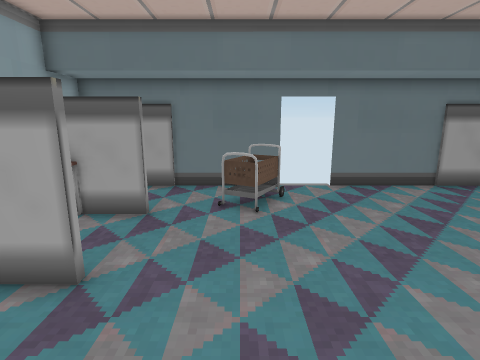
view 1 (above)

16 first-person views from a walk through a scene from a Unity 3-D project. The camera is 1.5 m above the floor, tilts 12° down and sees 80° across. The floor is counted in squares, 0.5 m on a side. Each view is taken from the middle of a square. On the plan, view 1 faces up. The plan holds only what a view shows up to about 20 squares ahead; the rest is blank. The player is left out. Some animated figures are not drawn.

view 2
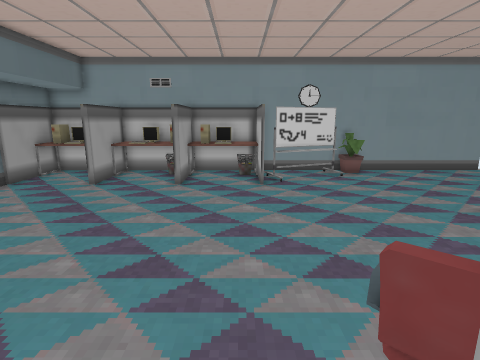

view 3
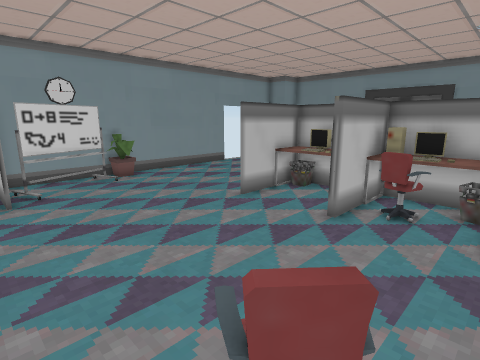

view 4
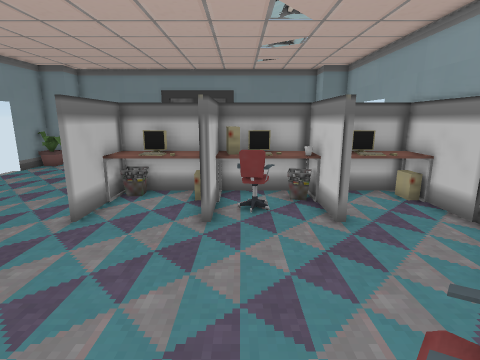

view 5
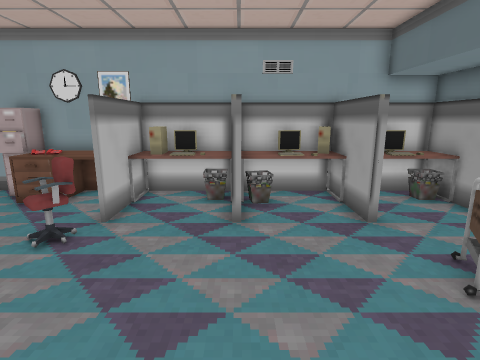

view 6
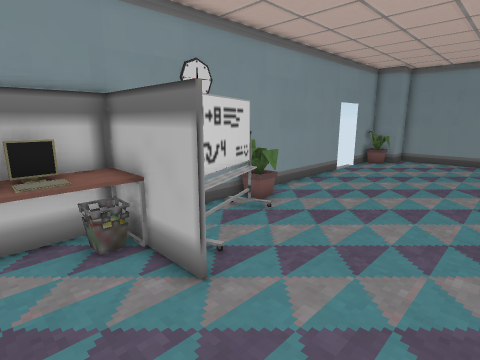

view 7
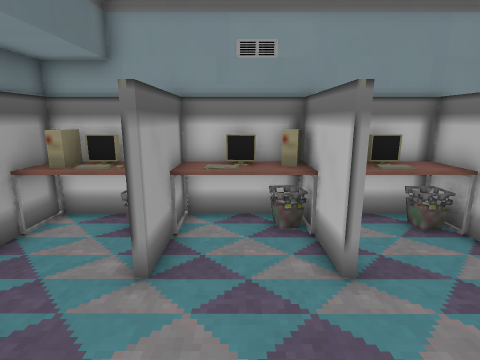

view 8
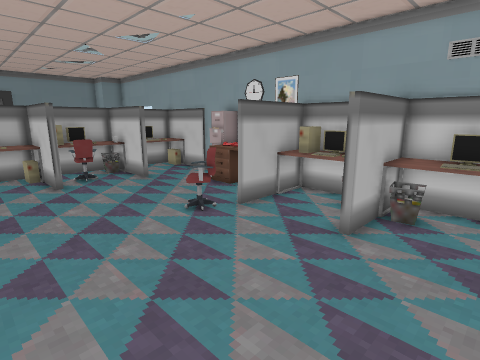

view 9
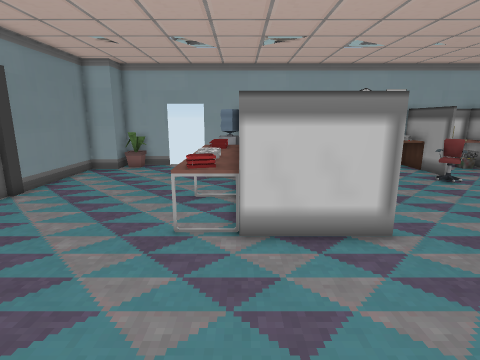

view 10
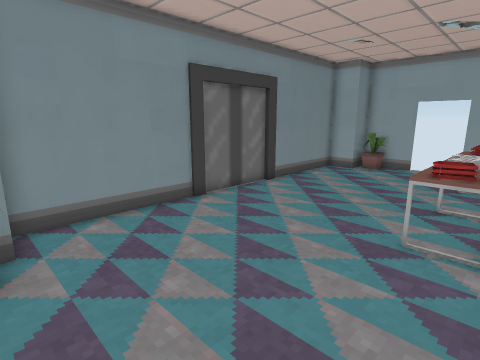

view 11
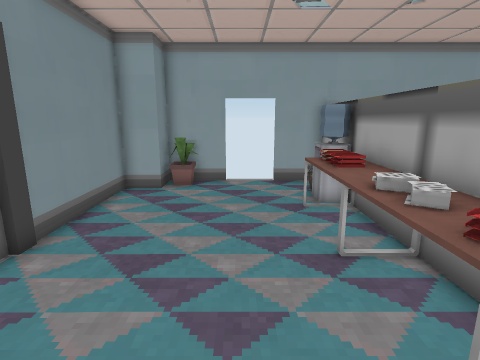

view 12
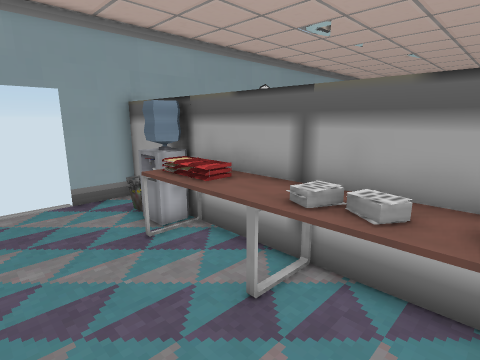

view 13
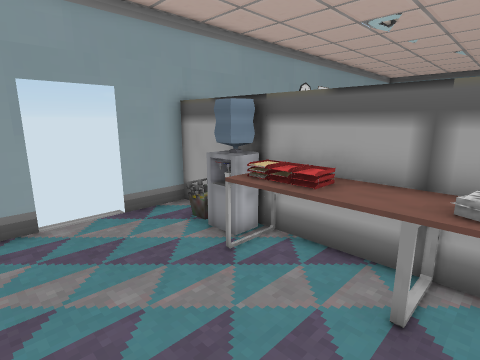

view 14
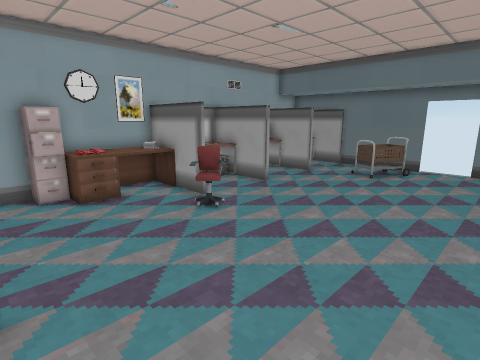

view 15
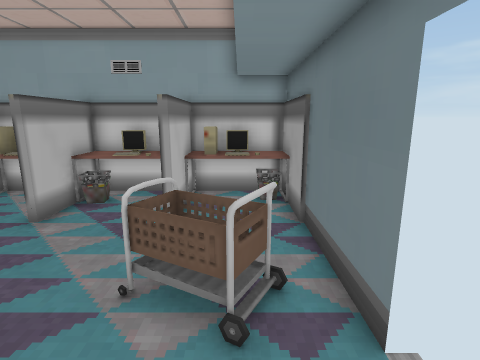

view 16
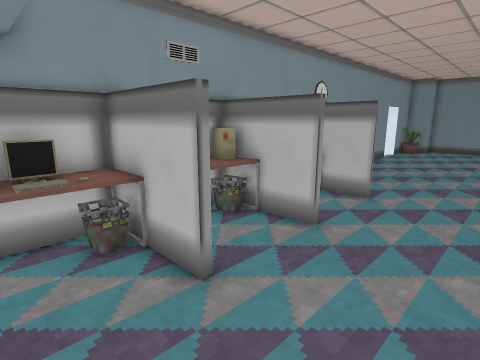

### Floor plan
Key: @ floor where view 1 was taken; # wall or solid block; x gap in a wall; . floor; = window, fence, low wall or low ledge; C cart; H chair; P plant; E elevator; S desk; T table; O other object.
Columns run from 7 left of view 1 to 13 right of it. Each row starts with its distance up from view 1.
 13 ##O######x.x######OOO
 12 #OO...............OO#
 11 #OO....CC.........OOO
 10 #OO....CC.........OO#
  9 #OOOO..CC.......OOOO#
  8 #OO...............OO#
  7 #OO...............OO#
  6 #OO...............OO#
  5 OOOOO...........OOOO#
  4 #OO...............OO#
  3 #OO...............OO#
  2 #OO...............OO#
  1 #SSOOH..........OOOO#
  0 #SS. H.@.........OO.#
 -1 #SS..............OO.#
 -2 =SS...............O.#
 -3 #SS...............OO#
 -4 #O.................P#
 -5 #..................P#
 -6 #...O...O...O.......#
 -7 #... .OOO...O.......#
 -8 #OOO OOOOOOOO.......#
 -9 #OOO OOOOOOOO.......#
-10 #OOOTTTTTTTTT.......#
-11 #.OOTTTTTTTTT.......#
-12 x...TT#TTTTTT.......x
-13  ...................
-14  ...................
-15 x...................x
-16 #P.................P#
-17 ##.................##
-18  # ...............##
-19   ######EEEEE######

Where each view was taken, in squares from view 1:
view 1: 0 up, 0 right, facing up
view 2: 2 up, 4 left, facing right
view 3: 2 up, 3 left, facing down-right
view 4: 2 up, 0 right, facing down
view 5: 5 up, 5 right, facing left
view 6: 4 up, 5 right, facing down-right
view 7: 7 up, 4 right, facing right
view 8: 8 up, 4 right, facing down-left
view 9: 10 down, 12 right, facing left
view 10: 10 down, 12 right, facing down-left
view 11: 14 down, 7 right, facing left
view 12: 15 down, 4 right, facing up-left
view 13: 16 down, 2 right, facing up-left
view 14: 6 down, 6 right, facing up-left
view 15: 11 up, 5 right, facing left
view 16: 12 up, 5 right, facing down-right
